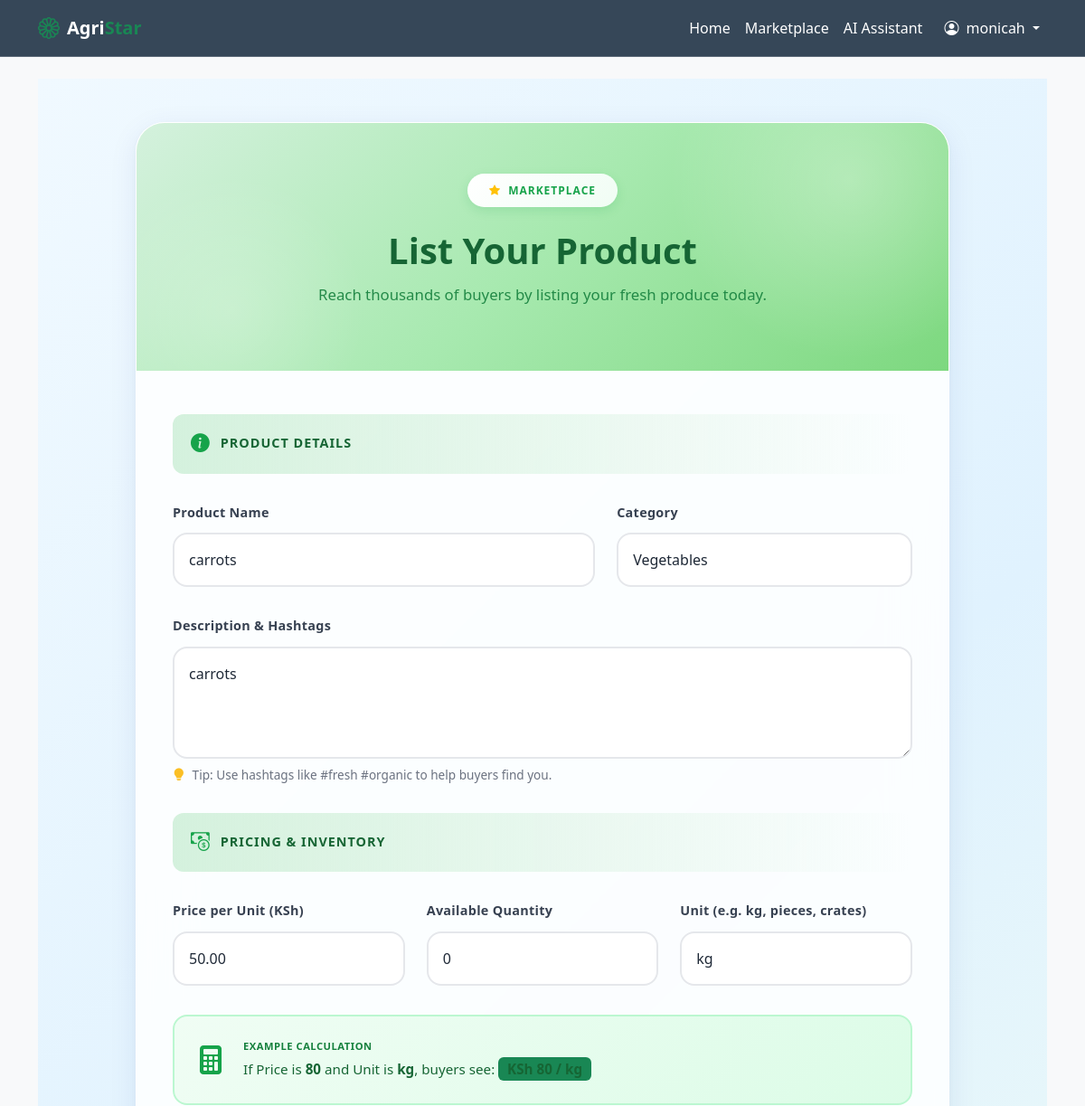
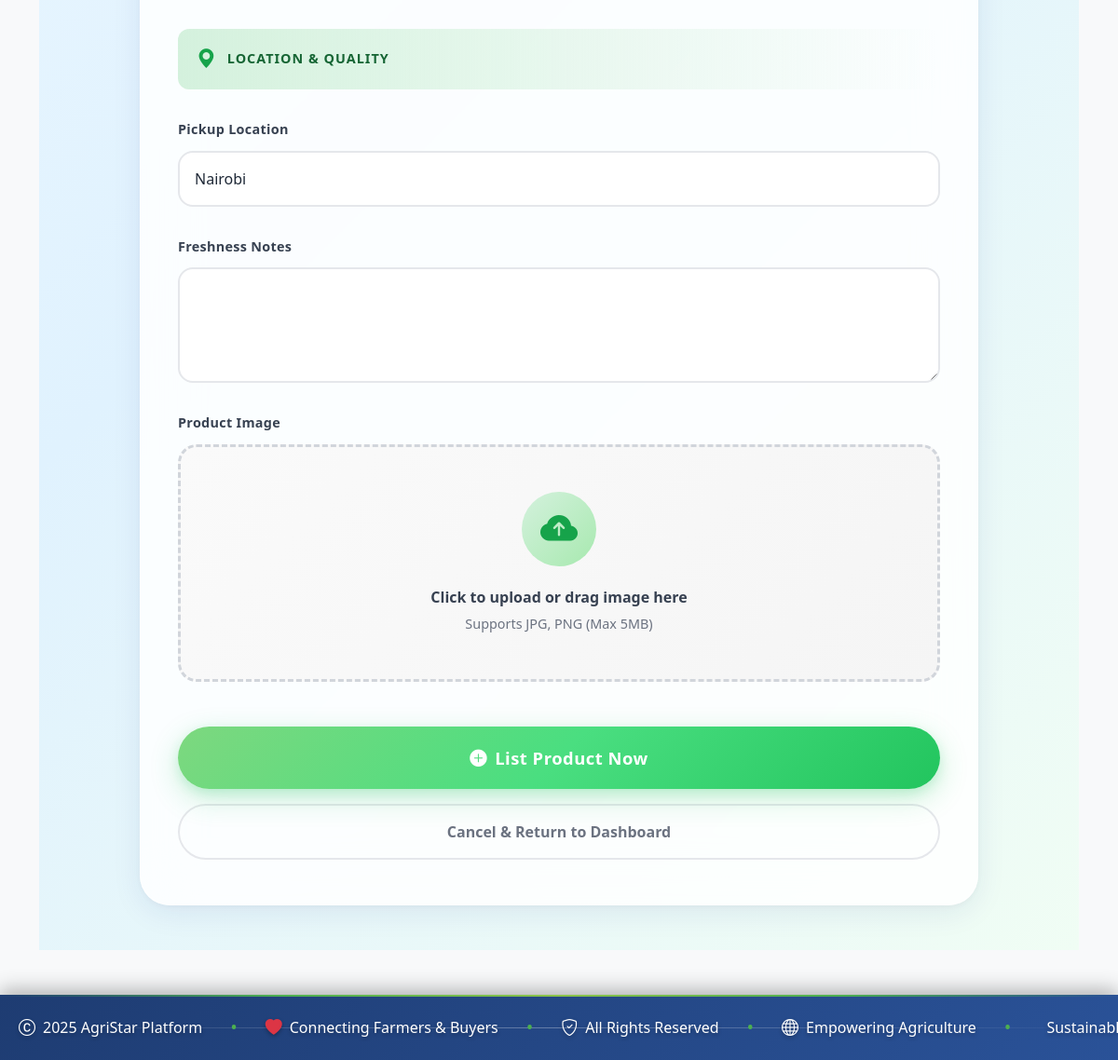
Page /marketplace/product/5/edit/ (signed in) on the committed database (2 pictures, top to bottom).
### users/models.py (models this page shows, shortened)
class User(AbstractUser):
    class Role(models.TextChoices):
        FARMER = 'FARMER', _('Farmer')
        BUYER = 'BUYER', _('Buyer')
        SUPPLIER = 'SUPPLIER', _('Supplier')
        RIDER = 'RIDER', _('Rider')
        ADMIN = 'ADMIN', _('Admin')
    role = models.CharField(
        max_length=20,
        choices=Role.choices,
        default=Role.FARMER
    )
    language_preference = models.CharField(
        max_length=10,
        choices=[('en', 'English'), ('sw', 'Kiswahili')],
        default='en'
    )

### marketplace/models.py (models this page shows, shortened)
class Product(models.Model):
    CATEGORY_CHOICES = [
        ('VEGETABLES', 'Vegetables'),
        ('FRUITS', 'Fruits'),
        ('GRAINS', 'Grains'),
        ('LIVESTOCK', 'Livestock'),
        ('EQUIPMENT', 'Equipment'),
        ('SEEDS', 'Seeds'),
    ]
    seller = models.ForeignKey(settings.AUTH_USER_MODEL, on_delete=models.CASCADE, related_name='products')
    name = models.CharField(max_length=200)
    description = models.TextField()
    price = models.DecimalField(max_digits=10, decimal_places=2)
    category = models.CharField(max_length=20, choices=CATEGORY_CHOICES)
    image = models.ImageField(upload_to='products/', blank=True, null=True)
    location = models.CharField(max_length=100)
    unit = models.CharField(
        max_length=50,
        help_text="e.g. kg, litre, crate, tray, piece",
        default='kg'
    )
    available = models.BooleanField(default=True)
    approval_status = models.CharField(
        max_length=20,
        choices=[('PENDING', 'Pending'), ('APPROVED', 'Approved'), ('REJECTED', 'Rejected')],
        default='PENDING'
    )
    quantity = models.PositiveIntegerField(default=1)
    freshness_notes = models.TextField(blank=True, null=True)
    last_updated = models.DateTimeField(auto_now=True)
    created_at = models.DateTimeField(auto_now_add=True)

### marketplace/views.py (the view)
# urls.py: path('product/<int:pk>/edit/', views.edit_product, name='edit_product'),
@login_required
def edit_product(request, pk):
    product = get_object_or_404(Product, pk=pk)
    if request.user != product.seller:
        messages.error(request, "You do not have permission to edit this product.")
        return redirect('product_detail', pk=pk)
    if request.method == 'POST':
        old_quantity = product.quantity
        form = ProductForm(request.POST, request.FILES, instance=product)
        if form.is_valid():
            updated_product = form.save()
            if updated_product.quantity != old_quantity:
                StockHistory.objects.create(
                    product=updated_product,
                    old_quantity=old_quantity,
                    new_quantity=updated_product.quantity,
                    reason="Farmer Updated"
                )
            messages.success(request, "Product updated successfully!")
            return redirect('product_detail', pk=pk)
    else:
        form = ProductForm(instance=product)
    return render(request, 'marketplace/product_form.html', {'form': form, 'title': 'Edit Product'})

### marketplace/forms.py
class ProductForm(forms.ModelForm):
    class Meta:
        model = Product
        fields = ['name', 'description', 'price', 'quantity', 'unit', 'category', 'image', 'location', 'freshness_notes']
        widgets = {
            'name': forms.TextInput(attrs={'class': 'form-control'}),
            'description': forms.Textarea(attrs={'class': 'form-control', 'rows': 3}),
            'price': forms.NumberInput(attrs={'class': 'form-control'}),
            'quantity': forms.NumberInput(attrs={'class': 'form-control'}),
            'unit': forms.TextInput(attrs={'class': 'form-control'}),
            'category': forms.Select(attrs={'class': 'form-select'}),
            'image': forms.FileInput(attrs={'class': 'form-control'}),
            'location': forms.TextInput(attrs={'class': 'form-control'}),
            'freshness_notes': forms.Textarea(attrs={'class': 'form-control', 'rows': 2}),
        }
        labels = {
            'price': 'Price per Unit (KSh)',
            'unit': 'Unit (e.g. kg, pieces, crates)',
            'quantity': 'Available Quantity',
        }

### templates/marketplace/product_form.html (shortened to what this page needs)
{% extends 'base.html' %}
{% load static %}
{% block content %}
<div class="product-form-page">
    <div class="container">
        <div class="glass-card-form">
            <div class="form-header text-center">
                <div class="header-badge">
                    <i class="bi bi-star-fill text-warning me-1"></i> MARKETPLACE
                </div>
                <h2>List Your Product</h2>
                <p>Reach thousands of buyers by listing your fresh produce today.</p>
            </div>
            <div class="form-body">
                <form method="POST" enctype="multipart/form-data" novalidate>
                    <div class="section-header">
                        <i class="bi bi-info-circle-fill"></i>
                        <h6>Product Details</h6>
                    </div>
                    <div class="row g-4">
                        <div class="col-md-7">
                            <div class="form-group-modern">
                                <label class="form-label-modern">Product Name</label>
                                <div class="input-wrapper">
                                    {{ form.name }}
                                </div>
                            </div>
                        </div>
                        <div class="col-md-5">
                            <div class="form-group-modern">
                                <label class="form-label-modern">Category</label>
                                <div class="input-wrapper">
                                    {{ form.category }}
                                </div>
                            </div>
                        </div>
                    </div>
                    <div class="form-group-modern">
                        <label class="form-label-modern">Description & Hashtags</label>
                        <div class="input-wrapper">
                            {{ form.description }}
                        </div>
                        <div class="form-text">
                            <i class="bi bi-lightbulb-fill"></i>
                            Tip: Use hashtags like #fresh #organic to help buyers find you.
                        </div>
                    </div>
                    <div class="section-header">
                        <i class="bi bi-cash-coin"></i>
                        <h6>Pricing & Inventory</h6>
                    </div>
                    <div class="row g-4">
                        <div class="col-md-4">
                            <div class="form-group-modern">
                                <label class="form-label-modern">{{ form.price.label }}</label>
                                <div class="input-wrapper">
                                    {{ form.price }}
                                </div>
                            </div>
                        </div>
                        <div class="col-md-4">
                            <div class="form-group-modern">
                                <label class="form-label-modern">{{ form.quantity.label }}</label>
                                <div class="input-wrapper">
                                    {{ form.quantity }}
                                </div>
                            </div>
                        </div>
                        <div class="col-md-4">
                            <div class="form-group-modern">
                                <label class="form-label-modern">{{ form.unit.label }}</label>
                                <div class="input-wrapper">
                                    {{ form.unit }}
                                </div>
                            </div>
                        </div>
                    </div>
                    <div class="info-box">
                        <i class="bi bi-calculator-fill"></i>
                        <div class="info-box-content">
                            <small>Example Calculation</small>
                            <span>If Price is <strong>80</strong> and Unit is <strong>kg</strong>, buyers see: <span
                                    class="badge bg-success">KSh 80 / kg</span></span>
                        </div>
                    </div>
                    <div class="section-header">
                        <i class="bi bi-geo-alt-fill"></i>
                        <h6>Location & Quality</h6>
                    </div>
                    <div class="form-group-modern">
                        <label class="form-label-modern">Pickup Location</label>
                        <div class="input-wrapper">
                            {{ form.location }}
                        </div>
                    </div>
                    <div class="form-group-modern">
                        <label class="form-label-modern">Freshness Notes</label>
                        <div class="input-wrapper">
                            {{ form.freshness_notes }}
                        </div>
                    </div>
                    <div class="form-group-modern">
                        <label class="form-label-modern">Product Image</label>
                        <div class="file-upload-zone" id="drop-zone">
                            <div id="upload-content">
                                <div class="upload-icon">
                                    <i class="bi bi-cloud-arrow-up-fill"></i>
                                </div>
                                <h6>Click to upload or drag image here</h6>
                                <p>Supports JPG, PNG (Max 5MB)</p>
                            </div>
                        </div>
                    </div>
                    <div class="d-grid gap-3 mt-5">
                        <button type="submit" class="btn-submit-premium">
                            <i class="bi bi-plus-circle-fill me-2"></i>List Product Now
                        </button>
                        <a href="{% url 'dashboard' %}" class="btn-cancel">
                            Cancel & Return to Dashboard
                        </a>
                    </div>
                </form>
            </div>
        </div>
    </div>
</div>
{% endblock %}

### templates/base.html (shortened to what this page needs)
<!DOCTYPE html>
{% load static %}
<html lang="en">
<head>
    <link href="https://cdn.jsdelivr.net/npm/bootstrap@5.3.0/dist/css/bootstrap.min.css" rel="stylesheet">
    <link rel="stylesheet" href="https://cdn.jsdelivr.net/npm/bootstrap-icons@1.11.1/font/bootstrap-icons.css">
    <link rel="stylesheet" href="https://cdnjs.cloudflare.com/ajax/libs/animate.css/4.1.1/animate.min.css" />
    <link rel="stylesheet" href="{% static 'css/style.css' %}">
</head>
<body class="d-flex flex-column min-vh-100">
    <nav class="navbar navbar-expand-lg navbar-dark sticky-top glass-card rounded-0 border-top-0 border-start-0 border-end-0 mb-0"
        style="background: rgba(44, 62, 80, 0.95) !important; z-index: 1000;">
        <div class="container">
            <a class="navbar-brand fw-bold d-flex align-items-center gap-2" href="{% url 'home' %}">
                <i class="bi bi-flower1 text-success fs-4"></i>
                <span class="text-white">Agri<span class="text-success">Star</span></span>
            </a>
            <div class="collapse navbar-collapse" id="navbarNav">
                <ul class="navbar-nav ms-auto align-items-center">
                    <li class="nav-item">
                        <a class="nav-link text-white" href="{% url 'home' %}">Home</a>
                    </li>
                    {% if user.role != 'RIDER' %}
                    <li class="nav-item">
                        <a class="nav-link text-white" href="{% url 'product_list' %}">Marketplace</a>
                    </li>
                    <li class="nav-item">
                        <a class="nav-link text-white" href="{% url 'ai_assistant_index' %}">AI Assistant</a>
                    </li>
                    {% endif %}
                    {% if user.is_authenticated %}
                    <li class="nav-item dropdown">
                        <a class="nav-link dropdown-toggle text-white btn btn-sm btn-outline-light border-0 ms-2"
                            href="#" role="button" data-bs-toggle="dropdown">
                            <i class="bi bi-person-circle me-1"></i> {{ user.username }}
                        </a>
                    </li>
                    {% endif %}
                </ul>
            </div>
        </div>
    </nav>
    <div class="container mt-4 flex-grow-1">
        {% block content %}{% endblock %}
    </div>
    <footer class="modern-footer mt-5">
        <div class="footer-content">
            <div class="scrolling-text-container">
                <div class="scrolling-text">
                    <span class="footer-item">
                        <i class="bi bi-c-circle"></i> 2025 AgriStar Platform
                    </span>
                    <span class="footer-separator">•</span>
                    <span class="footer-item">
                        <i class="bi bi-heart-fill text-danger"></i> Connecting Farmers & Buyers
                    </span>
                    <span class="footer-separator">•</span>
                    <span class="footer-item">
                        <i class="bi bi-shield-check"></i> All Rights Reserved
                    </span>
                    <span class="footer-separator">•</span>
                    <span class="footer-item">
                        <i class="bi bi-globe"></i> Empowering Agriculture
                    </span>
                    <span class="footer-separator">•</span>
                    <span class="footer-item">
                         Sustainable Farming Solutions
                    </span>
                </div>
            </div>
        </div>
    </footer>
</body>
</html>

### static/css/style.css (style rules this page uses)
body { font-family: 'Segoe UI', Tahoma, Geneva, Verdana, sans-serif; background-color: #f8f9fa; }
.glass-card { background: rgba(255, 255, 255, 0.95); backdrop-filter: blur(10px); border: 1px solid rgba(255, 255, 255, 0.2); }

### templates/base.html (style rules this page uses)
.modern-footer { background: linear-gradient(135deg, #1e3c72 0%, #2a5298 50%, #1e3c72 100%); background-size: 200% 200%; animation: gradientShift 15s ease infinite; padding: 20px 0; overflow: hidden; position: relative; box-shadow: 0 -5px 20px rgba(0, 0, 0, 0.3); }
.modern-footer::before { content: ''; position: absolute; top: 0; left: 0; right: 0; height: 2px; background: linear-gradient(90deg, transparent, #4CAF50, #8BC34A, #4CAF50, transparent); animation: shimmer 3s linear infinite; }
.footer-content { position: relative; z-index: 1; }
.scrolling-text-container { width: 100%; overflow: hidden; position: relative; }
.scrolling-text { display: flex; white-space: nowrap; animation: scroll 30s linear infinite; will-change: transform; }
.footer-item { display: inline-flex; align-items: center; gap: 8px; color: #ffffff; font-size: 16px; font-weight: 500; padding: 0 20px; text-shadow: 0 2px 4px rgba(0, 0, 0, 0.3); transition: all 0.3s ease; }
.footer-item i { font-size: 18px; animation: pulse 2s ease-in-out infinite; }
.footer-separator { color: #4CAF50; font-size: 20px; margin: 0 10px; animation: glow 2s ease-in-out infinite alternate; }
.modern-footer::after { content: ''; position: absolute; top: 50%; left: 0; width: 100%; height: 1px; background: linear-gradient(90deg, transparent 0%, rgba(255, 255, 255, 0.3) 50%, transparent 100%); animation: sparkle 4s linear infinite; }

### rows in the picture
User: username "monicah"
Product: name "carrots", category "Vegetables", description "carrots", price "50.00", quantity "0", unit "kg", location "Nairobi"
